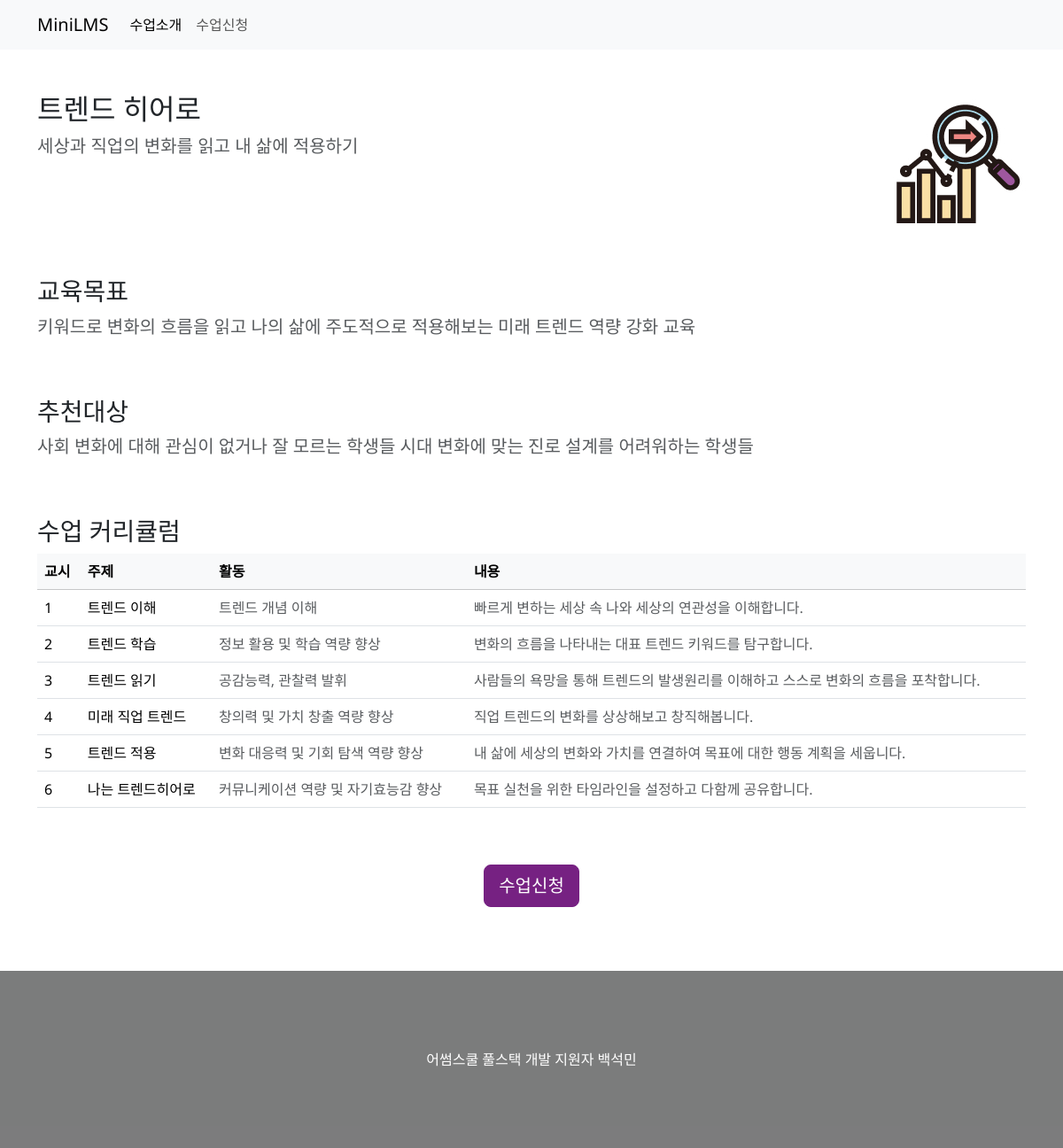
Page /subjects/5/ on the committed database.
### subjects/models.py (models this page shows)
class Subject(models.Model):
  title = models.CharField(max_length=100)
  content = models.TextField()
  image = models.URLField(max_length=500)
  objective = models.TextField()
  audience = models.TextField()
  class Meta:
    db_table = 'tb_subjects'

class Curriculum(models.Model):
  subject = models.ForeignKey(Subject, on_delete=models.CASCADE, related_name='curriculums')
  period = models.IntegerField()
  topic = models.CharField(max_length=100)
  task = models.CharField(max_length=100)
  content = models.TextField()
  class Meta:
    db_table = 'tb_curriculums'

### subjects/views.py (the view)
# urls.py: path('<int:id>/', views.detail, name='detail'),
def detail(request, id):
  subject = Subject.objects.get(id=id)
  curriculums = Curriculum.objects.filter(subject_id=id)
  return render(request, 'subjects/detail.html', {'subject': subject, 'curriculums': curriculums})

### templates/subjects/detail.html
{% extends 'base.html' %} {% block content %}
<div class="d-flex flex-column gap-5">
  <div class="d-flex justify-content-between align-items-start">
    <div>
      <h2>{{ subject.title }}</h2>
      <p class="fs-5 text-muted">{{ subject.content }}</p>
    </div>
    <img
      class="img-fluid"
      src="/uploads/subjects/subject_{{ subject.id }}_img.jpg"
      alt="{{ subject.title }}"
    />
  </div>
  <div>
    <h3>교육목표</h3>
    <p class="fs-5 text-muted">{{ subject.objective }}</p>
  </div>
  <div>
    <h3>추천대상</h3>
    <p class="fs-5 text-muted">{{ subject.audience }}</p>
  </div>
  <div>
    <h3>수업 커리큘럼</h3>
    <table class="table">
      <thead class="table-light">
        <tr>
          <th scope="col">교시</th>
          <th scope="col">주제</th>
          <th scope="col">활동</th>
          <th scople="col">내용</th>
        </tr>
      </thead>
      <tbody>
        {% for item in curriculums %}
        <tr>
          <td>{{ item.period }}</td>
          <td>{{ item.topic }}</td>
          <td class="text-muted">{{ item.task }}</td>
          <td class="text-muted">{{ item.content }}</td>
        </tr>
        {% endfor %}
      </tbody>
    </table>
  </div>
  <div class="d-flex justify-content-center">
    <a href="../apply/{{ subject.id }}/" class="btn btn-primary btn-lg"
      >수업신청</a
    >
  </div>
</div>
{% endblock %}

### templates/base.html (style rules this page uses)
* { margin: 0; padding: 0; box-sizing: border-box; color: #212529; }
body { font-family: "Noto Sans", sans-serif; }
.btn-primary { background-color: #762182 !important; border-color: #762182 !important; }

### rows in the picture
Subject: title "트렌드 히어로", content "세상과 직업의 변화를 읽고 내 삶에 적용하기", objective "키워드로 변화의 흐름을 읽고 나의 삶에 주도적으로 적용해보는 미래 트렌드 역량 강화 교육", audience "사회 변화에 대해 관심이 없거나 잘 모르는 학생들 시대 변화에 맞는 진로 설계를 어려워하는 학생들"
Curriculum: period "1", topic "트렌드 이해", task "트렌드 개념 이해", content "빠르게 변하는 세상 속 나와 세상의 연관성을 이해합니다."
Curriculum: period "2", topic "트렌드 학습", task "정보 활용 및 학습 역량 향상", content "변화의 흐름을 나타내는 대표 트렌드 키워드를 탐구합니다."
Curriculum: period "3", topic "트렌드 읽기", task "공감능력, 관찰력 발휘", content "사람들의 욕망을 통해 트렌드의 발생원리를 이해하고 스스로 변화의 흐름을 포착합니다."
Curriculum: period "4", topic "미래 직업 트렌드", task "창의력 및 가치 창출 역량 향상", content "직업 트렌드의 변화를 상상해보고 창직해봅니다."
Curriculum: period "5", topic "트렌드 적용", task "변화 대응력 및 기회 탐색 역량 향상", content "내 삶에 세상의 변화와 가치를 연결하여 목표에 대한 행동 계획을 세웁니다."
Curriculum: period "6", topic "나는 트렌드히어로", task "커뮤니케이션 역량 및 자기효능감 향상", content "목표 실천을 위한 타임라인을 설정하고 다함께 공유합니다."
